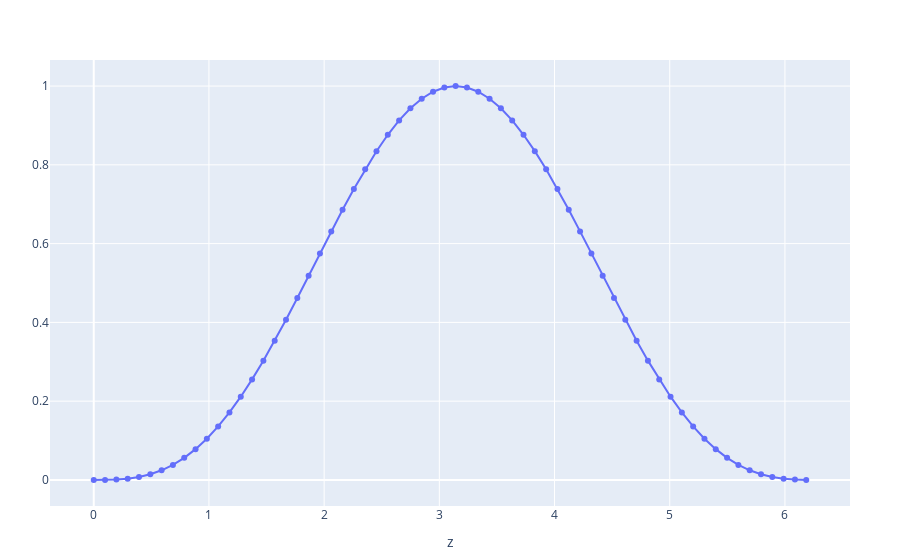

Here is the notebook cell this chart was saved with:
### Code cell
plot([
    scatter(x=z, y=u, mode="markers+lines", name="u")],
    Layout(xaxis_title="z") #yaxis_title="u(x)",  
)
